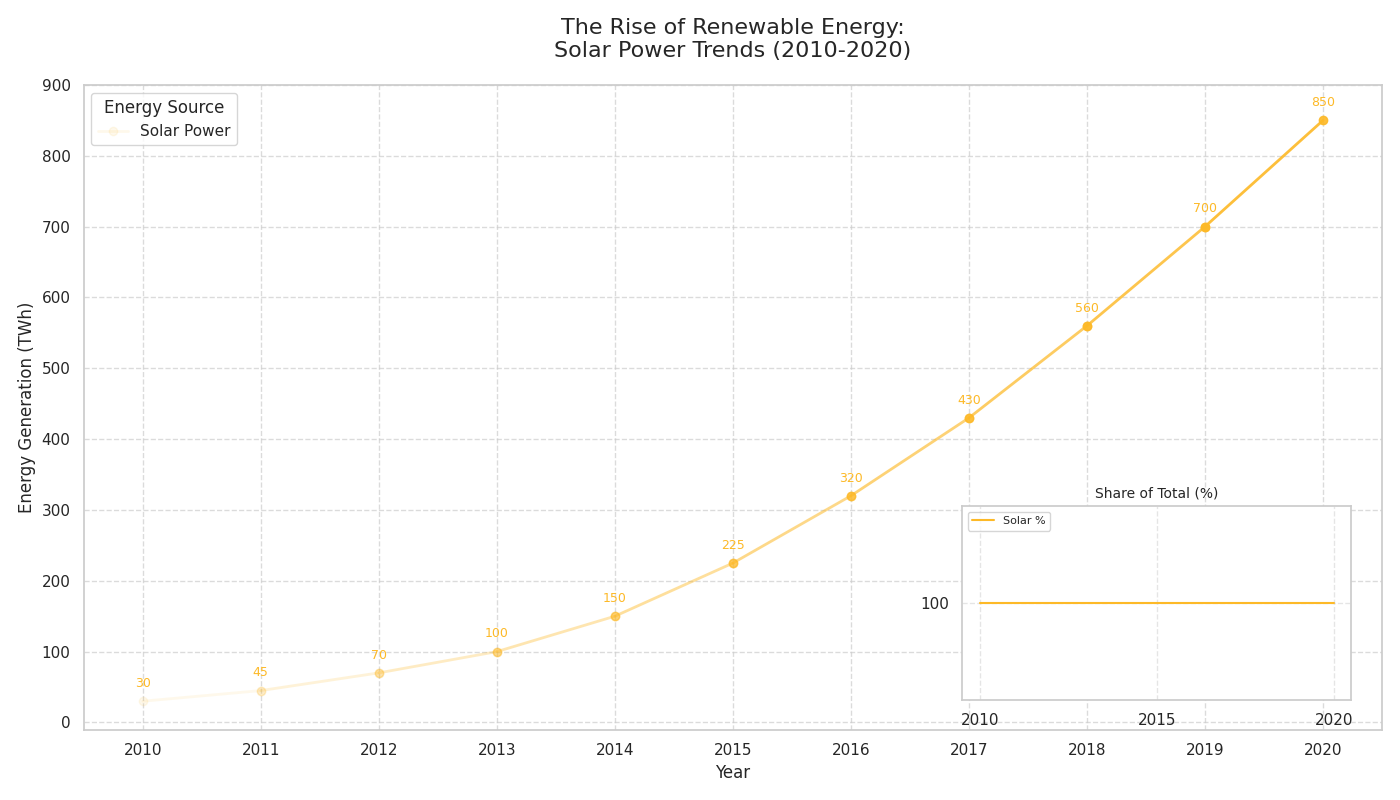

Write Python code to recreate this figure.
import matplotlib.pyplot as plt
import numpy as np
from mpl_toolkits.axes_grid1.inset_locator import inset_axes

# Data preparation
years = np.arange(2010, 2021)
solar_power = np.array([30, 45, 70, 100, 150, 225, 320, 430, 560, 700, 850])
total_power = solar_power  # With wind removed, total_power is the same as solar_power
solar_percentage = (solar_power / total_power) * 100  # With wind removed, solar is 100%

fig, ax = plt.subplots(figsize=(14, 8))

# Plot solar power with gradient-like effect by adjusting alpha
for i in range(len(years)-1):
    ax.plot(years[i:i+2], solar_power[i:i+2], marker='o', linestyle='-', color='#FDB927', linewidth=2, alpha=(i+1)/len(years))

# Titles and labels
ax.set_title('The Rise of Renewable Energy:\nSolar Power Trends (2010-2020)', fontsize=16, pad=20)
ax.set_xlabel('Year', fontsize=12)
ax.set_ylabel('Energy Generation (TWh)', fontsize=12)

# Customize the x and y ticks
ax.set_xticks(years)
ax.set_yticks(np.arange(0, 901, 100))

# Add a legend
ax.legend(['Solar Power'], title='Energy Source', loc='upper left')

# Annotate each data point with its value
for i, y_solar in enumerate(solar_power):
    ax.text(years[i], y_solar + 20, f'{y_solar}', ha='center', fontsize=9, color='#FDB927')

# Add gridlines
ax.grid(True, linestyle='--', alpha=0.7)

# Inset plot: Percentage share of solar (only solar)
ax_inset = inset_axes(ax, width="30%", height="30%", loc='lower right', borderpad=2)
ax_inset.plot(years, solar_percentage, color='#FDB927', linewidth=1.5, label='Solar %')
ax_inset.set_title('Share of Total (%)', fontsize=10)
ax_inset.set_xticks([2010, 2015, 2020])
ax_inset.set_yticks([100])  # Only solar is present, so percentage is always 100
ax_inset.grid(True, linestyle='--', alpha=0.5)
ax_inset.legend(fontsize=8, loc='upper left')

plt.tight_layout()

plt.show()
